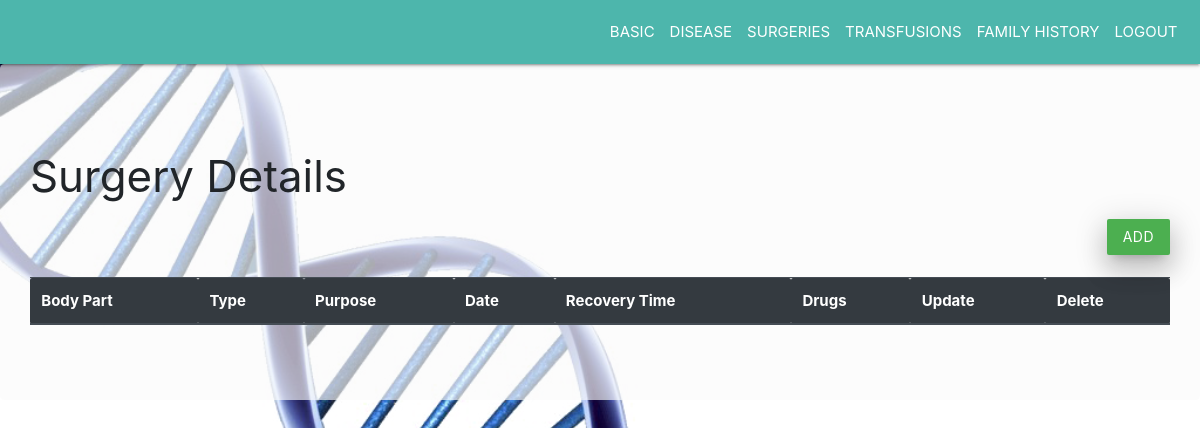
Before: /patient/surgeries/100 with the older database file.
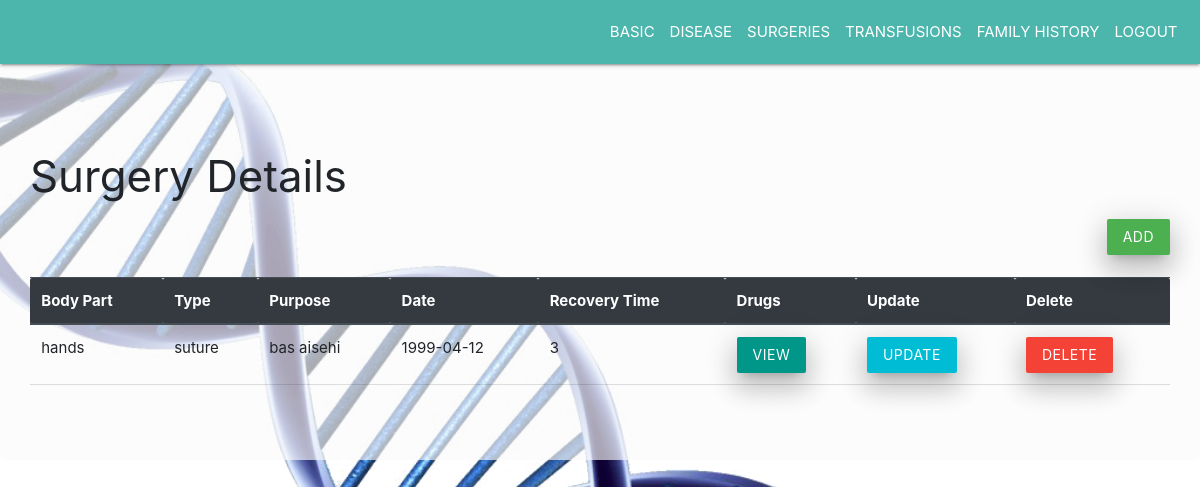
After: the same page with the newer database file.
### tables this page shows
CREATE TABLE surgeries
            (s_id integer primary key autoincrement,p_id number,part text,type text,purpose text,date text,recovery number,constraint fk4 foreign key(p_id) references patient(p_id) on delete cascade);

### app1.py (the view)
@app.route('/patient/surgeries/<pid>')
def patientsurgeries(pid):
    con=sql.connect('database.db')
    cur=con.cursor()
    p_id=pid
    res=cur.execute("select * from surgeries where p_id=(?)",(p_id,)).fetchall()
    return render_template('patientsurgeries.html',res=res,p_id=p_id)

### templates/patientsurgeries.html (shortened to what this page needs)
<!DOCTYPE html>
    <head>
        <link rel="stylesheet" href="https://stackpath.bootstrapcdn.com/bootstrap/4.3.1/css/bootstrap.min.css">
        <link rel="stylesheet" href="https://cdnjs.cloudflare.com/ajax/libs/materialize/1.0.0/css/materialize.min.css">
    </head>
    <body>
        <nav class="navbar navbar-expand-sm teal lighten-2 justify-content-end">
                <ul class="navbar-nav">
                    <li class="nav-item">
                    <a class="nav-link" href="{{ url_for('patientbasic',pid=p_id) }}">BASIC</a>
                    </li>
                    <li class="nav-item">
                    <a class="nav-link" href="{{ url_for('patientdiseases',pid=p_id) }}">DISEASE</a>
                    </li>
                    <li class="nav-item">
                    <a class="nav-link" href="{{ url_for('patientsurgeries',pid=p_id) }}">SURGERIES</a>
                    </li>
                    <li class="nav-item">
                    <a class="nav-link" href="{{ url_for('patienttransfusions',pid=p_id) }}">TRANSFUSIONS</a>
                    </li>
                    <li class="nav-item">
                    <a class="nav-link" href="{{ url_for('patientfamilyhistory',pid=p_id) }}">FAMILY HISTORY</a>
                    </li>
                    <li class="nav-item">
                    <a class="nav-link" href="/">LOGOUT</a>
                    </li>
            </ul>
        </nav>
        <div class="jumbotron" style="background:rgba(250, 250, 250, 0.658) ;">
            <h3>Surgery Details</h3>
            <div class="d-flex justify-content-end"><a href="{{ url_for('addsurgeries',pid=p_id)}}" class="waves-effect waves-light green btn z-depth-4">ADD</a></div><br/>
            <table class="table">
                    <thead class="thead-dark">
                      <tr>
                        <th>Body Part</th>
                        <th>Type</th>
                        <th>Purpose</th>
                        <th>Date</th>
                        <th>Recovery Time</th>
                        <th>Drugs</th>
                        <th>Update</th>
                        <th>Delete</th>
                      </tr>
                    </thead>
                    <tbody>
                        {% for row in res %}
                      <tr>
                        <td>{{ row[2] }}</td>
                        <td>{{ row[3] }}</td>
                        <td>{{ row[4] }}</td>
                        <td>{{ row[5] }}</td>
                        <td>{{ row[6] }}</td>
                        <td><a href="{{ url_for('patientdrugs',pid=p_id,sid=row[0]) }}" class="waves-effect teal waves-light btn z-depth-4">View</a></td>
                        <td><a href="{{ url_for('updatesurgeries',pid=p_id,sid=row[0]) }}" class="waves-effect  cyan swaves-light btn z-depth-4">Update</a></td>
                        <td><a href="{{ url_for('deletesurgeries',pid=p_id,sid=row[0]) }}" class="waves-effect waves-light red btn z-depth-4">Delete</a></td>
                      </tr>
                      {% endfor %}
                    </tbody>
                  </table>
        </div>
    </body>
</html>

### templates/patientsurgeries.html (style rules this page uses)
body { background-image: url('/static/bg.png'); background-size: cover; background-position: center; }

Changed rows visible on the page:
added surgeries: part "hands", type "suture", purpose "bas aisehi", date "1999-04-12", recovery "3"
